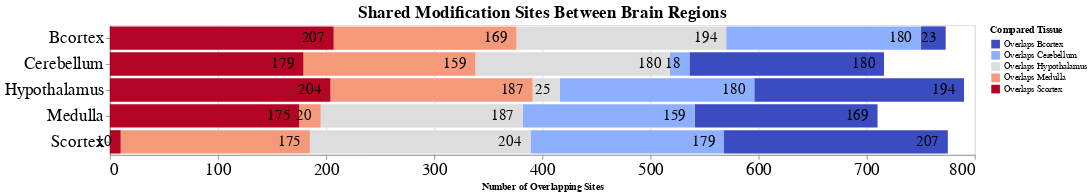

The code cell stored with this chart in its notebook:
### Code cell
# custom colors
n = len(brain_share['Compared Tissue'].unique())
my_colors = cm.get_cmap('coolwarm', n)
my_colors = my_colors(np.linspace(0, 1, n))
my_colors = [colors.to_hex(c) for c in my_colors]
domain = [c for c in brain_share['Compared Tissue'].unique()]

# make stacked bar chart with number of overlaps
bars = alt.Chart(brain_share).mark_bar().encode(
    x=alt.X('overlapping:Q', stack='zero'),
    y=alt.Y('source_tissue:O'),
    color=alt.Color('Compared Tissue:O', scale=alt.Scale(domain=domain, range=my_colors)),
    order=alt.Order('Compared Tissue', sort='descending')
).properties(
    title='Shared Modification Sites Between Brain Regions',
    width=1000,
    height=150
)

text = alt.Chart(brain_share).mark_text(align='right', dx=-10, dy=0, size=17, color='black').encode(
    x=alt.X('overlapping:Q', stack='zero',
            axis=alt.Axis(tickCount=10), title='Number of Overlapping Sites'),
    y=alt.Y('source_tissue:O', title='', ),
    detail='Compared Tissue:O',
    text=alt.Text('overlapping:Q'),
    order=alt.Order('Compared Tissue', sort='descending')
).properties(
    width=1000,
    height=150
)

(bars + text).configure_axis(
    labelFontSize=20
).configure_title(
    fontSize=20,
    anchor='middle'
).save('ModSite_BrainRegions.svg')

### Figure 1 — Vega-Lite specification as saved in the notebook (floating-point values rounded to 4 significant figures)
{"config": {"view": {"continuousWidth": 400, "continuousHeight": 300}, "axis": {"labelFontSize": 20}, "title": {"anchor": "middle", "fontSize": 20}}, "layer": [{"mark": "bar", "encoding": {"color": {"type": "ordinal", "field": "Compared Tissue", "scale": {"domain": ["Overlaps Bcortex", "Overlaps Cerebellum", "Overlaps Hypothalamus", "Overlaps Medulla", "Overlaps Scortex"], "range": ["#3b4cc0", "#8db0fe", "#dddddd", "#f49a7b", "#b40426"]}}, "order": {"type": "nominal", "field": "Compared Tissue", "sort": "descending"}, "x": {"type": "quantitative", "field": "overlapping", "stack": "zero"}, "y": {"type": "ordinal", "field": "source_tissue"}}, "height": 150, "title": "Shared Modification Sites Between Brain Regions", "width": 1000}, {"mark": {"type": "text", "align": "right", "color": "black", "dx": -10, "dy": 0, "size": 17}, "encoding": {"detail": {"type": "ordinal", "field": "Compared Tissue"}, "order": {"type": "nominal", "field": "Compared Tissue", "sort": "descending"}, "text": {"type": "quantitative", "field": "overlapping"}, "x": {"type": "quantitative", "axis": {"tickCount": 10}, "field": "overlapping", "stack": "zero", "title": "Number of Overlapping Sites"}, "y": {"type": "ordinal", "field": "source_tissue", "title": ""}}, "height": 150, "width": 1000}], "data": {"name": "data-629784d695a621aa4a5e30179e49116a"}, "$schema": "https://vega.github.io/schema/vega-lite/v4.8.1.json", "datasets": {"data-629784d695a621aa4a5e30179e49116a": [{"source_tissue": "Bcortex", "Compared Tissue": "Overlaps Bcortex", "overlapping": 23, "value_norm": 0.08745}, {"source_tissue": "Bcortex", "Compared Tissue": "Overlaps Cerebellum", "overlapping": 180, "value_norm": 0.6844}, {"source_tissue": "Bcortex", "Compared Tissue": "Overlaps Hypothalamus", "overlapping": 194, "value_norm": 0.7376}, {"source_tissue": "Bcortex", "Compared Tissue": "Overlaps Medulla", "overlapping": 169, "value_norm": 0.6426}, {"source_tissue": "Bcortex", "Compared Tissue": "Overlaps Scortex", "overlapping": 207, "value_norm": 0.7871}, {"source_tissue": "Cerebellum", "Compared Tissue": "Overlaps Bcortex", "overlapping": 180, "value_norm": 0.6844}, {"source_tissue": "Cerebellum", "Compared Tissue": "Overlaps Cerebellum", "overlapping": 18, "value_norm": 0.06844}, {"source_tissue": "Cerebellum", "Compared Tissue": "Overlaps Hypothalamus", "overlapping": 180, "value_norm": 0.6844}, {"source_tissue": "Cerebellum", "Compared Tissue": "Overlaps Medulla", "overlapping": 159, "value_norm": 0.6046}, {"source_tissue": "Cerebellum", "Compared Tissue": "Overlaps Scortex", "overlapping": 179, "value_norm": 0.6806}, {"source_tissue": "Hypothalamus", "Compared Tissue": "Overlaps Bcortex", "overlapping": 194, "value_norm": 0.7376}, {"source_tissue": "Hypothalamus", "Compared Tissue": "Overlaps Cerebellum", "overlapping": 180, "value_norm": 0.6844}, {"source_tissue": "Hypothalamus", "Compared Tissue": "Overlaps Hypothalamus", "overlapping": 25, "value_norm": 0.09506}, {"source_tissue": "Hypothalamus", "Compared Tissue": "Overlaps Medulla", "overlapping": 187, "value_norm": 0.711}, {"source_tissue": "Hypothalamus", "Compared Tissue": "Overlaps Scortex", "overlapping": 204, "value_norm": 0.7757}, {"source_tissue": "Medulla", "Compared Tissue": "Overlaps Bcortex", "overlapping": 169, "value_norm": 0.6426}, {"source_tissue": "Medulla", "Compared Tissue": "Overlaps Cerebellum", "overlapping": 159, "value_norm": 0.6046}, {"source_tissue": "Medulla", "Compared Tissue": "Overlaps Hypothalamus", "overlapping": 187, "value_norm": 0.711}, {"source_tissue": "Medulla", "Compared Tissue": "Overlaps Medulla", "overlapping": 20, "value_norm": 0.07605}, {"source_tissue": "Medulla", "Compared Tissue": "Overlaps Scortex", "overlapping": 175, "value_norm": 0.6654}, {"source_tissue": "Scortex", "Compared Tissue": "Overlaps Bcortex", "overlapping": 207, "value_norm": 0.7871}, {"source_tissue": "Scortex", "Compared Tissue": "Overlaps Cerebellum", "overlapping": 179, "value_norm": 0.6806}, {"source_tissue": "Scortex", "Compared Tissue": "Overlaps Hypothalamus", "overlapping": 204, "value_norm": 0.7757}, {"source_tissue": "Scortex", "Compared Tissue": "Overlaps Medulla", "overlapping": 175, "value_norm": 0.6654}, {"source_tissue": "Scortex", "Compared Tissue": "Overlaps Scortex", "overlapping": 10, "value_norm": 0.03802}]}}
